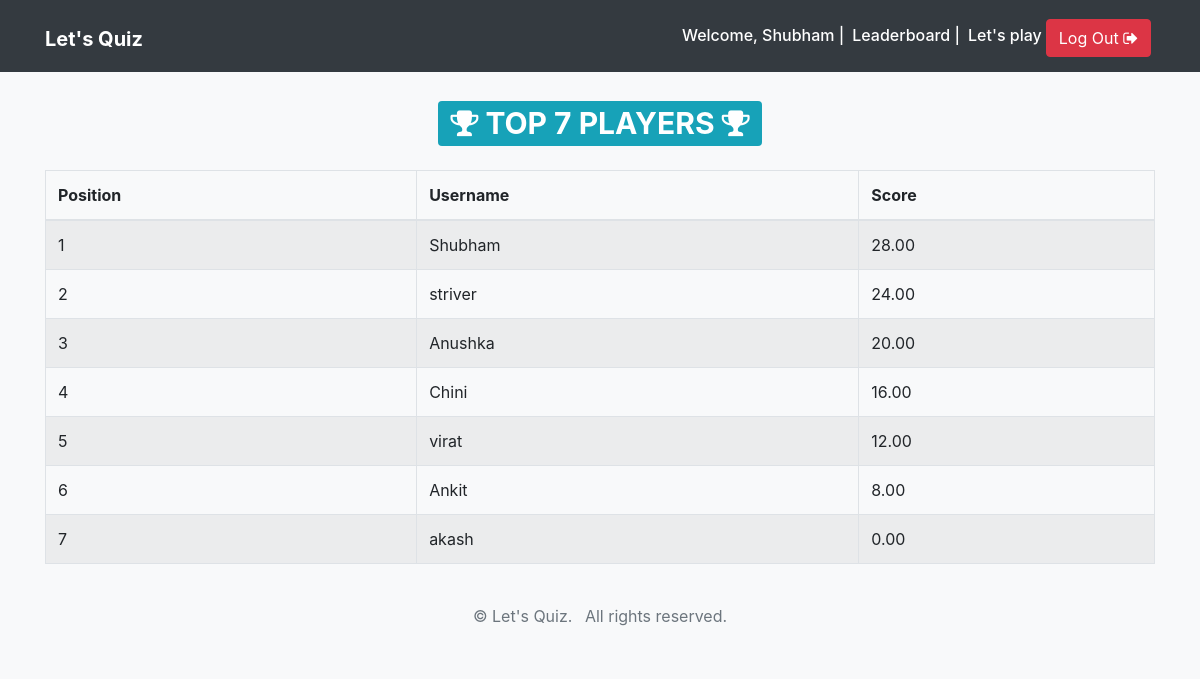
Page /leaderboard/ (signed in) on the committed database.
### quiz/models.py (models this page shows, shortened)
class QuizProfile(TimeStampedModel):
    user = models.OneToOneField(User, on_delete=models.CASCADE)
    total_score = models.DecimalField(_('Total Score'), default=0, decimal_places=2, max_digits=10)

### quiz/views.py (the view)
# urls.py: url(r'^leaderboard/$', views.leaderboard, name='leaderboard'),
def leaderboard(request):
    top_quiz_profiles = QuizProfile.objects.order_by('-total_score')[:500]
    total_count = top_quiz_profiles.count()
    context = {
        'top_quiz_profiles': top_quiz_profiles,
        'total_count': total_count,
    }
    return render(request, 'quiz/leaderboard.html', context=context)

### templates/quiz/leaderboard.html (shortened to what this page needs)
{% extends 'base.html' %}
{% block content %}
<div class="container">
    <h1 class="text-center my-4"><span class="badge badge-info"><i class="fa fa-trophy" aria-hidden="true"></i> TOP {{ total_count }} PLAYERS <i class="fa fa-trophy" aria-hidden="true"></i></span></h1>
    <table class="table table-striped table-bordered">
        <thead>
            <tr>
                <th>Position</th>
                <th>Username</th>
                <th>Score</th>
            </tr>
        </thead>
        <tbody>
            {% for quiz_profile in top_quiz_profiles %}
            <tr>
                <td>{{ forloop.counter }}</td>
                <td>{{ quiz_profile.user.username }}</td>
                <td>{{ quiz_profile.total_score }}</td>
            </tr>
            {% endfor %}
        </tbody>
    </table>
</div>
{% endblock content %}

### templates/base.html (shortened to what this page needs)
{% load static %}
<!doctype html>
<html lang="en">
<head>
    <link rel="stylesheet" href="https://maxcdn.bootstrapcdn.com/bootstrap/4.0.0-beta.2/css/bootstrap.min.css">
    <link rel="stylesheet" href="https://maxcdn.bootstrapcdn.com/font-awesome/4.7.0/css/font-awesome.min.css">
    <link rel="stylesheet" href="https://maxcdn.bootstrapcdn.com/font-awesome/4.7.0/css/font-awesome.min.css">
    <link rel="stylesheet" href="{% static 'css/main.css' %}">
</head>
<body class="bg-light">
    <nav class="navbar navbar-expand-md navbar-dark bg-dark">
        <div class="container">
            <h1><a href="{% url 'quiz:home' %}" class="navbar-brand">
            <strong>Let's Quiz</strong></a></h1>
            <div class="collapse navbar-collapse justify-content-end " id="navbar">
                {% if not request.user.is_active %}
                <a href="{% url 'quiz:leaderboard' %}" class="btn btn-info mt-1 mx-1">Leaderboard</a>
                <a href="{% url 'quiz:login' %}" class="btn btn-info mt-1"><i class="fa fa-sign-in" aria-hidden="true"></i> Log In</a>
                {% else %}
                <h6 class="text-white mt-2 mr-2">Welcome, {{ request.user.username }} | </h6>
                <h6 class="text-white mt-2 mr-2"><a href="{% url 'quiz:leaderboard' %}" class="text-white">Leaderboard</a> |</h6>
                <h6 class="mt-2"><a href="{% url 'quiz:play' %}" class="text-white">Let's play</a></h6>
                <a href="{% url 'quiz:logout' %}" class="btn btn-danger mt-1 mx-1">Log Out <i class="fa fa-sign-out" aria-hidden="true"></i></a>
                {% endif %}
            </div>
        </div>
    </nav>
    {% block content %}
    {% endblock content %}
    <footer class="bg-light text-muted py-0">
        <div class="container py-4">
            <ul class="list-inline mb-0 text-center">
                <li class="list-inline-item">&copy;  Let's Quiz.</li>
                <li class="list-inline-item">All rights reserved.</li>
            </ul>
        </div>
    </footer>
</body>
</html>

### rows in the picture
QuizProfile: user.username "Shubham", total_score "28.00"
QuizProfile: user.username "striver", total_score "24.00"
QuizProfile: user.username "Anushka", total_score "20.00"
QuizProfile: user.username "Chini", total_score "16.00"
QuizProfile: user.username "virat", total_score "12.00"
QuizProfile: user.username "Ankit", total_score "8.00"
QuizProfile: user.username "akash", total_score "0.00"

### other values in the picture
{{ request.user.username }} "Shubham"
{{ total_count }} "7"
